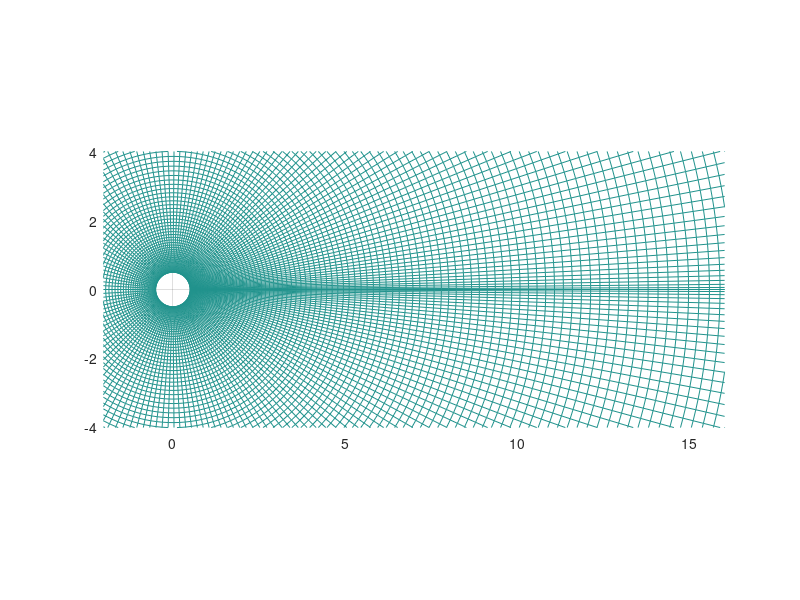

Write the MATLAB code that produced this figure.
% This code sets up the metrics for 
% laminar NS Equations given in curvilinear
% coordinates as defined/given by Garmann (AIAA J. Vol. 51, No: 9)
%
% The current pointer system is for a cylinder with O-grid topology. 
% However, it is straightforward to modify the computation of metrics to 
% other topologies like C-grids, etc. 
clear all;
close all;
%
imax = 181;
jmax = 181;
nmax = imax*jmax;
%
% Inner and outer radii for cylinder and far-field
inner_rad = 0.50;
outer_rad = 50.0;
%
% Model 2D, Incompressible, Laminar, NS equations in Generalized Coordinates
%
% Flow conditions
Re   = 100.0;
%
% The scheme should be stable for any timestep but in many cases if the
% initial guess/condition is far from the converged solution (think about
% this being similar to a Newton's method) the dtau value may need to be
% limited. A finite dtau effectively corresponds to underrelaxation in
% Newton's solution.
dtau = inf;
%
% Set dksi and deta
dksi = 1.0/(imax-1);
deta = 1.0/(jmax-1);
%
% Arrays for pointers
kc   = zeros(imax,jmax);
ke   = zeros(imax,jmax);
kw   = zeros(imax,jmax);
ks   = zeros(imax,jmax);
kn   = zeros(imax,jmax);
kne  = zeros(imax,jmax);
knw  = zeros(imax,jmax);
kse  = zeros(imax,jmax);
ksw  = zeros(imax,jmax);
%
% Initialize arrays for metrics
eta    = zeros(imax*jmax,1);
ksi    = zeros(imax*jmax,1);
x      = zeros(imax*jmax,1);
y      = zeros(imax*jmax,1);
Jac    = zeros(imax*jmax,1);
alfa   = zeros(imax*jmax,1);
beta   = zeros(imax*jmax,1);
gama   = zeros(imax*jmax,1);
P      = zeros(imax*jmax,1);
Q      = zeros(imax*jmax,1);
%
% Form the pointer system
for i = 1:imax
    for j = 1:jmax
        kc(i,j) = imax*(j-1) + i;
        ke(i,j) = kc(i,j) + 1;
        kw(i,j) = kc(i,j) - 1;
        kn(i,j) = kc(i,j) + imax;
        ks(i,j) = kc(i,j) - imax;
        %
        if i == 1
            kw(i,j) = kc(i,j) - 2 + imax;
        elseif i == imax
            ke(i,j) = kc(i,j) + 2 - imax;
        end
        %
        kne(i,j) = ke(i,j) + imax;
        knw(i,j) = kw(i,j) + imax;
        kse(i,j) = ke(i,j) - imax;
        ksw(i,j) = kw(i,j) - imax;
        %
        % Define mesh in computational domain
        ksi(kc(i,j),1) = dksi*(i-1);
        eta(kc(i,j),1) = deta*(j-1);
    end
end
%
% Generate the computational grid using cosine clustering near the
% boundaries. This will allow better resolution of the boundary layer. It
% will also reduce the number of grid nodes to model the problem.
%
% Define the cylinder mesh in physical domain.     %
alen    = zeros(jmax,1);
% alen    = 0.0;
alen(2) = 1.0;
alen(3) = 2.0;
alen(4) = 3.0;
for j = 5:jmax
    alen(j) = alen(j-1) + (j-3)^1;
end
alen2 = zeros(imax,1);
% alen2 = 0.0;
for i = 2:imax
    alen2(i) = alen2(i-1) + min(i-1,imax-i+1)^0.6;
end
alen  = alen/alen(jmax);
alen2 = alen2/alen2(imax);
%
for i = 1:imax
    for j = 1:jmax
        theta = 2*pi*(1 - alen2(i));
        rad   = inner_rad + (outer_rad - inner_rad)*alen(j);
        x(kc(i,j),1) = rad*cos(theta);
        y(kc(i,j),1) = rad*sin(theta);
    end
end
%
% Map the 1-D grid arrays to 2-D for plotting
for i = 1:imax
    for j = 1:jmax
        xg(i,j) = x(kc(i,j),1);
        yg(i,j) = y(kc(i,j),1);
    end
end
%
%Plot the computational mesh
figure(1);
mesh(xg,yg,0*xg);
axis([-2 16 -4 4]);
axis equal;
axis([-2 16 -4 4]);
view(0,90);
drawnow;
pause;
%
% First derivatives
dxdksi = zeros(imax*jmax,1);
dxdeta = zeros(imax*jmax,1);
dydksi = zeros(imax*jmax,1);
dydeta = zeros(imax*jmax,1);
%
% Second derivatives
ddxdksidksi = zeros(imax*jmax,1);
ddxdetadeta = zeros(imax*jmax,1);
ddxdksideta = zeros(imax*jmax,1);
ddydksidksi = zeros(imax*jmax,1);
ddydetadeta = zeros(imax*jmax,1);
ddydksideta = zeros(imax*jmax,1);
%
%
% Compute dxdksi, dydksi, dxdeta, dydeta, etc.
% Note that (x,y) and (xi,eta) are related to each other
% Inner points first - treat i = 1 and i = imax as inner since they
% correspond to the branch cut
for i = 1:imax
    for j = 2:jmax-1
        %
        % First derivatives
        dxdksi(kc(i,j),1) = (x(ke(i,j),1) - x(kw(i,j),1))/2/dksi;
        dydksi(kc(i,j),1) = (y(ke(i,j),1) - y(kw(i,j),1))/2/dksi;
        dxdeta(kc(i,j),1) = (x(kn(i,j),1) - x(ks(i,j),1))/2/deta;
        dydeta(kc(i,j),1) = (y(kn(i,j),1) - y(ks(i,j),1))/2/deta;
        %
        % Second derivatives
        ddxdksidksi(kc(i,j),1) = (x(ke(i,j),1) - 2*x(kc(i,j),1) + x(kw(i,j),1))/dksi^2;
        ddydksidksi(kc(i,j),1) = (y(ke(i,j),1) - 2*y(kc(i,j),1) + y(kw(i,j),1))/dksi^2;
        ddxdetadeta(kc(i,j),1) = (x(kn(i,j),1) - 2*x(kc(i,j),1) + x(ks(i,j),1))/deta^2;
        ddydetadeta(kc(i,j),1) = (y(kn(i,j),1) - 2*y(kc(i,j),1) + y(ks(i,j),1))/deta^2;
    end
end
%
% Bottom Boundary (xi-derivatives)
for i = 1:imax
    for j = 1:1
        dxdksi(kc(i,j),1) = (x(ke(i,j),1) - x(kw(i,j),1))/2/dksi;
        dydksi(kc(i,j),1) = (y(ke(i,j),1) - y(kw(i,j),1))/2/dksi;
        %
        ddxdksidksi(kc(i,j),1) = (x(ke(i,j),1) - 2*x(kc(i,j),1) + x(kw(i,j),1))/dksi^2;
        ddydksidksi(kc(i,j),1) = (y(ke(i,j),1) - 2*y(kc(i,j),1) + y(kw(i,j),1))/dksi^2;
    end
end
%
% Bottom Boundary (eta-derivatives)
for i = 1:imax
    for j = 1:1
        dxdeta(kc(i,j),1) = (-3*x(kc(i,j),1) + 4*x(kn(i,j),1) - x(kn(i,j+1),1))/2/deta;
        dydeta(kc(i,j),1) = (-3*y(kc(i,j),1) + 4*y(kn(i,j),1) - y(kn(i,j+1),1))/2/deta;
        %
        ddxdetadeta(kc(i,j),1) = (2*x(kc(i,j),1) - 5*x(kn(i,j),1) + 4*x(kn(i,j+1),1) - x(kn(i,j+2),1))/deta^2;
        ddydetadeta(kc(i,j),1) = (2*y(kc(i,j),1) - 5*y(kn(i,j),1) + 4*y(kn(i,j+1),1) - y(kn(i,j+2),1))/deta^2;
    end
end
%
% Top Boundary (xi-derivatives)
for i = 1:imax
    for j = jmax:jmax
        dxdksi(kc(i,j),1) = (x(ke(i,j),1) - x(kw(i,j),1))/2/dksi;
        dydksi(kc(i,j),1) = (y(ke(i,j),1) - y(kw(i,j),1))/2/dksi;
        %
        ddxdksidksi(kc(i,j),1) = (x(ke(i,j),1) - 2*x(kc(i,j),1) + x(kw(i,j),1))/dksi^2;
        ddydksidksi(kc(i,j),1) = (y(ke(i,j),1) - 2*y(kc(i,j),1) + y(kw(i,j),1))/dksi^2;
    end
end
%
% Top Boundary (eta-derivatives)
for i = 1:imax
    for j = jmax:jmax
        dxdeta(kc(i,j),1) = ( 3*x(kc(i,j),1) - 4*x(ks(i,j),1) + x(ks(i,j-1),1))/2/deta;
        dydeta(kc(i,j),1) = ( 3*y(kc(i,j),1) - 4*y(ks(i,j),1) + y(ks(i,j-1),1))/2/deta;
        %
        ddxdetadeta(kc(i,j),1) = (2*x(kc(i,j),1) - 5*x(ks(i,j),1) + 4*x(ks(i,j-1),1) - x(ks(i,j-2),1))/deta^2;
        ddydetadeta(kc(i,j),1) = (2*y(kc(i,j),1) - 5*y(ks(i,j),1) + 4*y(ks(i,j-1),1) - y(ks(i,j-2),1))/deta^2;
    end
end
%
% Cross-derivatives everywhere
for i = 1:imax
    for j = 1:jmax
        ddxdksideta(kc(i,j),1) = (dxdeta(ke(i,j),1) - dxdeta(kw(i,j),1))/2/dksi;
        ddydksideta(kc(i,j),1) = (dydeta(ke(i,j),1) - dydeta(kw(i,j),1))/2/dksi;
    end
end
%
% Compute the Jacobian of transformation using physical coordinates (x,y)
for i = 1:imax
    for j = 1:jmax
        Jac(kc(i,j),1)  = 1.0/(dxdksi(kc(i,j),1)*dydeta(kc(i,j),1) - dxdeta(kc(i,j),1)*dydksi(kc(i,j),1));
    end
end
%
% Now do the transformation metrics for the computational coor. (xi,eta)
% dksidx, dksidy, detadx, detady as well as the coefficients, alfa, beta,
% gama, P, and Q as defined by Garmann
for i = 1:imax
    for j = 1:jmax
        k = kc(i,j);
        dksidx(k,1) = Jac(k,1)*dydeta(k,1);
        dksidy(k,1) =-Jac(k,1)*dxdeta(k,1);
        detadx(k,1) =-Jac(k,1)*dydksi(k,1);
        detady(k,1) = Jac(k,1)*dxdksi(k,1);
        %
        alfa(k,1) = dksidx(k,1)^2 + dksidy(k,1)^2;
        beta(k,1) = detadx(k,1)^2 + detady(k,1)^2;
        gama(k,1) = dksidx(k,1)*detadx(k) + dksidy(k)*detady(k);
        %
        P(k,1)    =-( 1*alfa(k,1)*(ddxdksidksi(k,1)*dksidx(k,1) + ddydksidksi(k,1)*dksidy(k,1))...
                     +2*gama(k,1)*(ddxdksideta(k,1)*dksidx(k,1) + ddydksideta(k,1)*dksidy(k,1))...
                     +1*beta(k,1)*(ddxdetadeta(k,1)*dksidx(k,1) + ddydetadeta(k,1)*dksidy(k,1)));
        %       
        Q(k,1)    =-( 1*alfa(k,1)*(ddxdksidksi(k,1)*detadx(k,1) + ddydksidksi(k,1)*detady(k,1))...
                     +2*gama(k,1)*(ddxdksideta(k,1)*detadx(k,1) + ddydksideta(k,1)*detady(k,1))...
                     +1*beta(k,1)*(ddxdetadeta(k,1)*detadx(k,1) + ddydetadeta(k,1)*detady(k,1)));
    end
end
%
% Now you're ready for the CFD part

